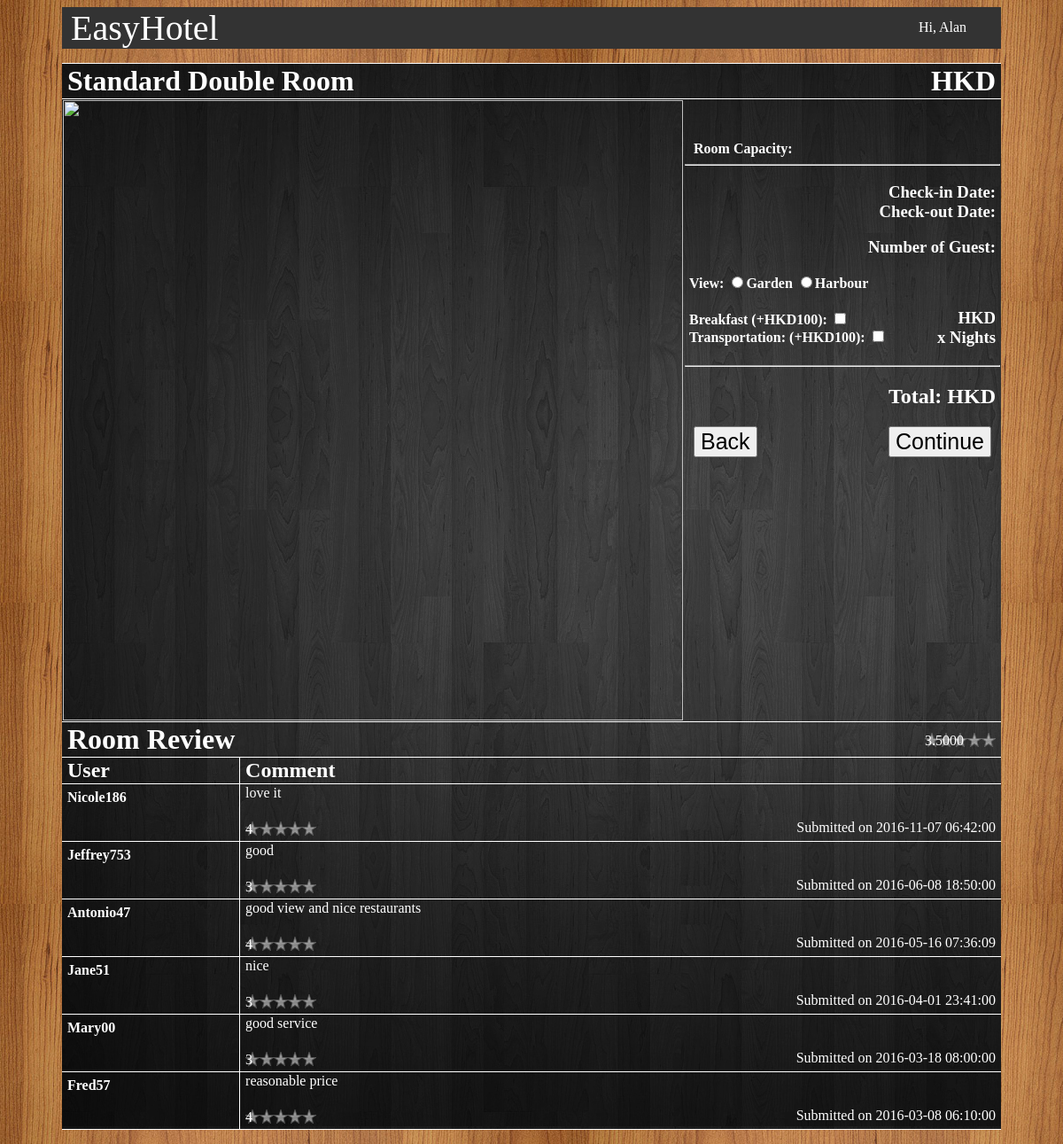
The page /roomdetail.php?name=Standard Double Room (signed in) on the database its author committed.
### tables this page shows
CREATE TABLE `booking` (
  `bookingID` int(10) NOT NULL,
  `checkinDate` date DEFAULT NULL,
  `checkoutDate` date DEFAULT NULL,
  `cm` text,
  `noOfGuest` int(2) DEFAULT NULL,
  `passportNo` varchar(30) DEFAULT NULL,
  `username` varchar(20) NOT NULL,
  `roomID` int(3) NOT NULL,
  `rating` int(1) DEFAULT NULL,
  `timeforCM` timestamp NULL DEFAULT NULL
);

### roomdetail.php (the view, shortened to what this page needs)
<?php
	$loggedin = isset($_SESSION["username"]);
	function dropbtn($loggedin){
		if (!($loggedin))
			echo "<a href='index.php?signin=true' class='dropbtn'>Sign In</a>";
		else
			echo "<a href='#' class='dropbtn'>Hi, ".$_SESSION['fName']."</a>";
	}
?>
<?php
	$name = $_GET['name'];
	$roomid = $_GET['roomid'];
	$inD=$_GET['inD'];
	$outD=$_GET['outD'];
	$pp=$_GET['pp'];
?>
<?php
	$conn = mysqli_connect("localhost", "root", "","hotel");
	$query = "	SELECT * FROM room WHERE roomID = '".$roomid."';";
	$result = $conn->query($query);
	if (!$result)  die ("failed");
	else {
		$ratingq = "Select avg(rating) from booking LEFT JOIN room on room.roomID=booking.roomID where name = '".$name."' group by name";
		$resultr = $conn->query($ratingq);
		if (!$resultr)  die ($ratingq);
		else {
			$resultr->data_seek(0);
			while ($row = $resultr->fetch_assoc())
				if($row['avg(rating)']!=null)
					$rating=$row['avg(rating)'];
				else
					$rating=0;
		}
	}
?>
<html>
<link rel="stylesheet" type="text/css" href="css/navbar.css">
<body onload='ini()'>
	<div style="width:1060px; margin:0 auto;">
	<ul>
	<li style="float: left; Color: White; Font-Size: 40px; text-align: middle;"><a style='padding: 0 0 0 10px;' href='index.php')">EasyHotel</a></li>
	<li class="dropdown">
		<?php dropbtn($loggedin) ?>
	</li>
	</ul>
	</div>
	<div style="width:1060px; margin:0 auto;">
	<p style='background: url("img/tbbg.jpg");'>
	<table style='color:white; border-top: 1px solid white;  border-collapse: collapse;'><col width='200px'><col width='500px'><col width='360px'>
		<tr>
			<th colspan="2"><h1 style='text-align: left; margin: 0 0 0 5px;'><?php echo $name?></h1></th><th><h1 style='text-align: Right; margin: 0 5px 0;'>HKD<span id='hd'></span></h1></th>
		</tr>
		<tr>
			<td colspan="2"><img width='700px' src='img/photos/<?php echo $dbphoto?>'></td>
			<td style='vertical-align: top;'><p id='dsp' style='padding: 20px 5px 10px 5px;'></p>
			<h4 style='padding: 0 0 0 5px; margin:0 0 0 5px;'>Room Capacity: <?php echo $dbnoOfGuest;?></h4><hr  />
			<h3 style='padding: 0 5px 0 5px;text-align: right;'>Check-in Date: <?php echo $inD;?><br />Check-out Date: <?php echo $outD;?></h3>
			<h3 style='padding: 0 5px 0 5px;text-align: right;'>Number of Guest: <?php echo $pp?></h3>
			<h4 style='text-align: left; padding: 0 5px 0 5px; margin: 0 0 0 0;'>View: <input type='radio' name='view' id='gd' value='garden' onchange='view()'>Garden<span id='gdd'></span> <input type='radio' name='view' id='hb' value='harbour' onchange='view()'>Harbour<span id='hbd'></span></h4>
			<div style='float: left;'><h4 style='text-align: left; padding: 0 5px 0 5px;'>Breakfast (<span id='bfd'>+</span>HKD100): <input type='checkbox' id='bf' onchange='breakfast()'><br />Transportation: (<span id='tpd'>+</span>HKD100): <input type='checkbox' id='tp' onchange='transport()'></h4></div>
			<div style='float: right;'><h3 style='text-align: right; padding: 0 5px 0 5px;'>HKD<span id='pernight'></span><br /> x <span id="night"></span> Nights</h3></div><div style='text-align: right; clear: left;'><hr />
			<h2 style='text-align: right; padding: 0 5px 0 5px;'>Total: HKD<span id='total'></span></h2></div>
			<button style='float: left; font-size: 25px ;margin: 0 0 0 10px;' onclick="window.location.href='<?php echo $_SERVER['HTTP_REFERER']?>'">Back</button>
			<button style='float: right; font-size: 25px ;margin: 0 10px;' onclick="conti()">Continue</button>
		</tr>
			<td colspan="2"><h1 style='text-align: left; margin: 0 0 0 5px;'>Room Review</h1></td><td><div style='float: Right; margin: 0 5px 0;'><span class='stars'><?php echo $rating?></span></div></td>
		<tr>
		<tr>
			<td style='border-right: 1px solid white;'><h2 style='text-align: left; margin: 0 5px 0;' >User</h2></td>
			<td colspan="2"><h2 style='text-align: left; margin: 0 5px 0;'>Comment</h2></td>
		</tr>
		<?php 	$crq ="Select username, cm , rating, timeforCM from booking LEFT JOIN room on room.roomID=booking.roomID where name = '".$name."' and rating is not NULL ORDER By timeforCM desc ";
				$cmr = $conn->query($crq);
				if (!$cmr)  die ($crq);
				else {
					$cmr->data_seek(0);
					if(mysqli_num_rows($cmr)>0){
						while ($row = $cmr->fetch_assoc())  {
							echo "
		<tr>
			<td style='border-right: 1px solid white;'valign= 'top'><h4 style='text-align: left; margin: 5px 5px 0;'>".$row['username']."</h4></td><td><p style='text-align: left; margin: 0 5px 0;'>".$row['cm']."</p><br /><p style='text-align: left; margin: 5px 5px 5px;'><span class='stars'>".$row['rating']."</span></p></td><td valign='bottom'><p style='text-align: right ; margin: 0 5px 5px;'>Submitted on ".$row['timeforCM']."</p></td>
		</tr>";
						}
					}
					else{
						echo "
		<tr>
			<td colspan='3'><h3 style='text-align: center; margin: 5px 5px 5px;'>No review available at this room</h3></td>
		</tr>";
					}
				}
		?>
	</table>
	</p>
	</div>
</body>
</html>

### css/navbar.css (style rules this page uses)
body { background-image: url("../img/bg.jpg"); }
ul { list-style-type: none; margin: 0; padding: 0; overflow: hidden; background-color: #333; }
li { float: right; }
li a, .dropbtn { display: inline-block; color: white; text-align: center; text-decoration: none; min-width: 100px; }
li a.dropbtn { padding: 14px 16px; }
li.dropdown { display: inline-block; }

### roomdetail.php (style rules this page uses)
tr { border-bottom: 1px solid white; }
span.stars, span.stars span { display: block; background: url(img/stars.png) 0 -16px repeat-x; width: 80px; height: 16px; }

### rows shown on the page
booking: username "Nicole186", cm "love it", rating "4", timeforCM "2016-11-07 06:42:00"
booking: username "Jeffrey753", cm "good", rating "3", timeforCM "2016-06-08 18:50:00"
booking: username "Antonio47", cm "good view and nice restaurants", rating "4", timeforCM "2016-05-16 07:36:09"
booking: username "Jane51", cm "nice", rating "3", timeforCM "2016-04-01 23:41:00"
booking: username "Mary00", cm "good service", rating "3", timeforCM "2016-03-18 08:00:00"
booking: username "Fred57", cm "reasonable price", rating "4", timeforCM "2016-03-08 06:10:00"

### other values the page prints
$_SESSION['fName'] "Alan"
$name "Standard Double Room"
$rating "3.5000"
